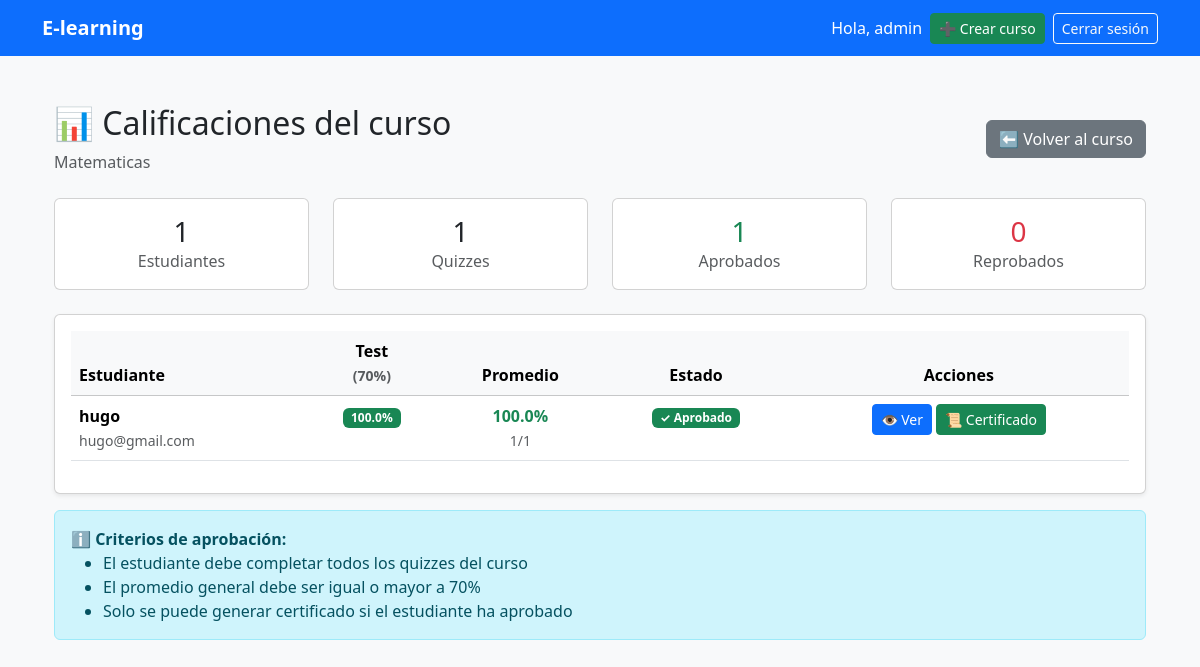
/1/calificaciones/ (signed in), run on an earlier commit of the app's database.
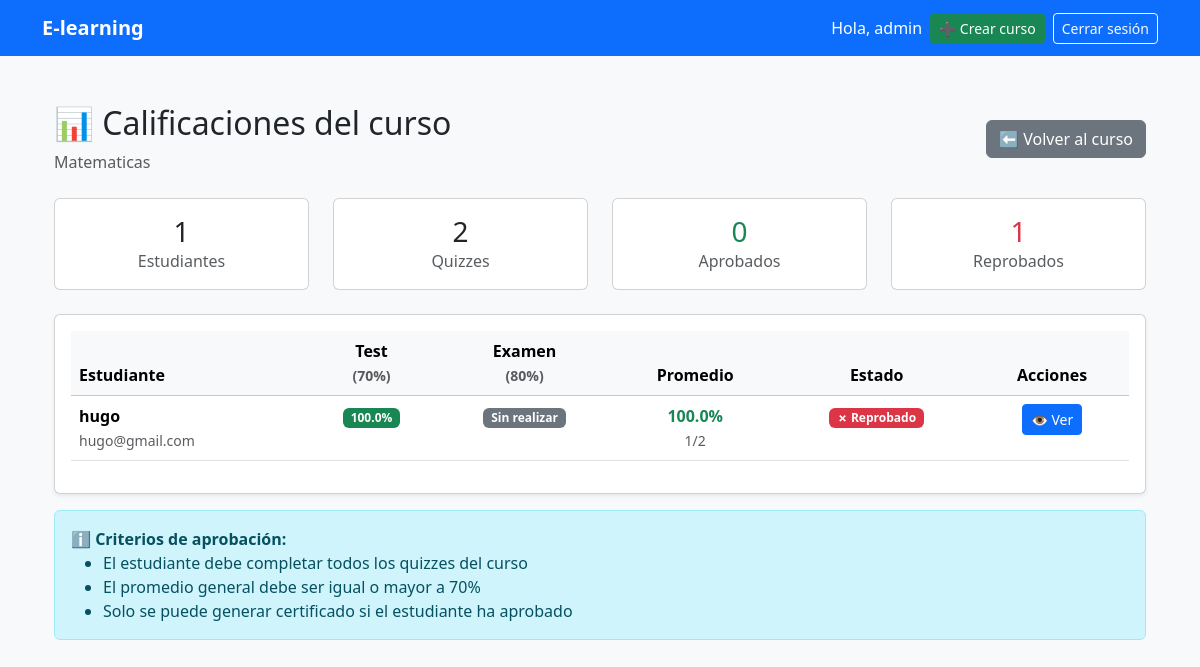
And on a later commit of the database.
### courses/models.py (models this page shows, shortened)
class Quiz(models.Model):
    curso = models.ForeignKey(Curso, on_delete=models.CASCADE, related_name='quizzes')
    titulo = models.CharField(max_length=200)
    descripcion = models.TextField(blank=True)
    puntaje_minimo = models.PositiveIntegerField(default=70, help_text="Puntaje mínimo para aprobar (%)")
    intentos_maximos = models.PositiveIntegerField(default=3, help_text="Número máximo de intentos permitidos")
    tiempo_limite = models.PositiveIntegerField(null=True, blank=True, help_text="Tiempo límite en minutos (opcional)")
    deadline = models.DateTimeField(null=True, blank=True, help_text="Fecha límite de entrega")
    orden = models.PositiveIntegerField(default=0)
    fecha_creacion = models.DateTimeField(auto_now_add=True)
    activo = models.BooleanField(default=True)
    class Meta:
        verbose_name = 'Quiz'
        verbose_name_plural = 'Quizzes'
        ordering = ['orden', 'fecha_creacion']

class IntentoCuestionario(models.Model):
    estudiante = models.ForeignKey(settings.AUTH_USER_MODEL, on_delete=models.CASCADE)
    quiz = models.ForeignKey(Quiz, on_delete=models.CASCADE, related_name='intentos')
    fecha_inicio = models.DateTimeField(auto_now_add=True)
    fecha_finalizacion = models.DateTimeField(null=True, blank=True)
    puntaje_obtenido = models.FloatField(default=0)
    puntaje_maximo = models.FloatField(default=0)
    porcentaje = models.FloatField(default=0)
    aprobado = models.BooleanField(default=False)
    completado = models.BooleanField(default=False)
    class Meta:
        verbose_name = 'Intento de Cuestionario'
        verbose_name_plural = 'Intentos de Cuestionarios'
        ordering = ['-fecha_inicio']

### accounts/models.py (models this page shows, shortened)
class User(AbstractUser):
    ROLES = (
        ('student', 'Estudiante'),
        ('teacher', 'Instructor'),
        ('admin', 'Administrador'),
    )
    role = models.CharField(max_length=20, choices=ROLES, default='student')

### courses/views_calificaciones.py (the view)
# urls.py: path('<int:course_id>/calificaciones/', calificaciones_curso, name='calificaciones_curso'),
@login_required
def calificaciones_curso(request, course_id):
    curso = get_object_or_404(Curso, id=course_id)
    if request.user.role not in ['teacher', 'admin']:
        messages.error(request, 'No tienes permiso para ver estas calificaciones')
        return redirect('detalle_curso', course_id=curso.id)
    inscripciones = Enrollment.objects.filter(curso=curso).select_related('estudiante')
    quizzes = curso.quizzes.all().order_by('orden')
    datos_estudiantes = []
    total_aprobados = 0
    total_reprobados = 0
    for inscripcion in inscripciones:
        estudiante = inscripcion.estudiante
        calificaciones_quizzes = []
        suma_porcentajes = 0
        quizzes_completados = 0
        for quiz in quizzes:
            mejor_intento = IntentoCuestionario.objects.filter(
                estudiante=estudiante,
                quiz=quiz,
                completado=True
            ).order_by('-porcentaje').first()
            if mejor_intento:
                calificaciones_quizzes.append({
                    'quiz': quiz,
                    'porcentaje': mejor_intento.porcentaje,
                    'aprobado': mejor_intento.aprobado,
                    'intento': mejor_intento
                })
                suma_porcentajes += mejor_intento.porcentaje
                quizzes_completados += 1
            else:
                calificaciones_quizzes.append({
                    'quiz': quiz,
                    'porcentaje': None,
                    'aprobado': False,
                    'intento': None
                })
        promedio = suma_porcentajes / quizzes_completados if quizzes_completados > 0 else 0
        aprobado_curso = promedio >= 70 and quizzes_completados == quizzes.count()
        if aprobado_curso:
            total_aprobados += 1
        else:
            total_reprobados += 1
        datos_estudiantes.append({
            'estudiante': estudiante,
            'inscripcion': inscripcion,
            'calificaciones': calificaciones_quizzes,
            'promedio': promedio,
            'quizzes_completados': quizzes_completados,
            'total_quizzes': quizzes.count(),
            'aprobado': aprobado_curso
        })
    return render(request, 'courses/calificaciones_curso.html', {
        'curso': curso,
        'quizzes': quizzes,
        'datos_estudiantes': datos_estudiantes,
        'total_estudiantes': inscripciones.count(),
        'total_aprobados': total_aprobados,
        'total_reprobados': total_reprobados,
    })

### courses/templates/courses/calificaciones_curso.html (shortened to what the changed rows need)
{% extends "base.html" %}
{% block content %}
<div class="container py-4">
    <div class="d-flex justify-content-between align-items-center mb-4">
        <div>
            <h2>📊 Calificaciones del curso</h2>
        </div>
    </div>
    <div class="row mb-4">
        <div class="col-md-3">
            <div class="card text-center">
                <div class="card-body">
                    <h3 class="mb-0">{{ quizzes|length }}</h3>
                    <p class="text-muted mb-0">Quizzes</p>
                </div>
            </div>
        </div>
        <div class="col-md-3">
            <div class="card text-center">
                <div class="card-body">
                    <h3 class="mb-0 text-success">{{ total_aprobados }}</h3>
                    <p class="text-muted mb-0">Aprobados</p>
                </div>
            </div>
        </div>
        <div class="col-md-3">
            <div class="card text-center">
                <div class="card-body">
                    <h3 class="mb-0 text-danger">{{ total_reprobados }}</h3>
                    <p class="text-muted mb-0">Reprobados</p>
                </div>
            </div>
        </div>
    </div>
    <div class="card shadow-sm">
        <div class="card-body">
            <div class="table-responsive">
                <table class="table table-hover">
                    <thead class="table-light">
                        <tr>
                            <th>Estudiante</th>
                            {% for quiz in quizzes %}
                                <th class="text-center">
                                    {{ quiz.titulo|truncatechars:20 }}
                                    <br>
                                    <small class="text-muted">({{ quiz.puntaje_minimo }}%)</small>
                                </th>
                            {% endfor %}
                            <th class="text-center">Promedio</th>
                            <th class="text-center">Estado</th>
                            <th class="text-center">Acciones</th>
                        </tr>
                    </thead>
                    <tbody>
                        {% for dato in datos_estudiantes %}
                            <tr>
                                <td>
                                    <strong>{{ dato.estudiante.username }}</strong>
                                    <br>
                                    <small class="text-muted">{{ dato.estudiante.email }}</small>
                                </td>
                                {% for cal in dato.calificaciones %}
                                    <td class="text-center">
                                        {% if cal.porcentaje is not None %}
                                            <span class="badge {% if cal.aprobado %}bg-success{% else %}bg-danger{% endif %}">
                                                {{ cal.porcentaje|floatformat:1 }}%
                                            </span>
                                        {% else %}
                                            <span class="badge bg-secondary">Sin realizar</span>
                                        {% endif %}
                                    </td>
                                {% endfor %}
                                <td class="text-center">
                                    <strong class="{% if dato.promedio >= 70 %}text-success{% else %}text-danger{% endif %}">
                                        {{ dato.promedio|floatformat:1 }}%
                                    </strong>
                                    <br>
                                    <small class="text-muted">
                                        {{ dato.quizzes_completados }}/{{ dato.total_quizzes }}
                                    </small>
                                </td>
                                <td class="text-center">
                                    {% if dato.aprobado %}
                                        <span class="badge bg-success">✓ Aprobado</span>
                                    {% else %}
                                        <span class="badge bg-danger">✗ Reprobado</span>
                                    {% endif %}
                                </td>
                                <td class="text-center">
                                    <a href="{% url 'detalle_estudiante_curso' curso.id dato.estudiante.id %}"
                                       class="btn btn-sm btn-primary"
                                       title="Ver detalle">
                                        👁️ Ver
                                    </a>
                                    {% if dato.aprobado %}
                                        <a href="{% url 'generar_certificado' curso.id dato.estudiante.id %}"
                                           class="btn btn-sm btn-success"
                                           title="Generar certificado">
                                            📜 Certificado
                                        </a>
                                    {% endif %}
                                </td>
                            </tr>
                        {% empty %}
                            <tr>
                                <td colspan="{{ quizzes|length|add:5 }}" class="text-center text-muted">
                                    No hay estudiantes inscritos en este curso
                                </td>
                            </tr>
                        {% endfor %}
                    </tbody>
                </table>
            </div>
        </div>
    </div>
</div>
{% endblock %}

What changed in the data, as far as the page shows it:
added Quiz: titulo "Examen", puntaje_minimo "80", shows "Sin realizar"
changed User "hugo": total_quizzes "1" → "2"; text "✓ Aprobado 📜 Certificado" → "✗ Reprobado"
Also different on the page:
{{ quizzes|length }}: "1" → "2"
{{ total_aprobados }}: "1" → "0"
{{ total_reprobados }}: "0" → "1"
